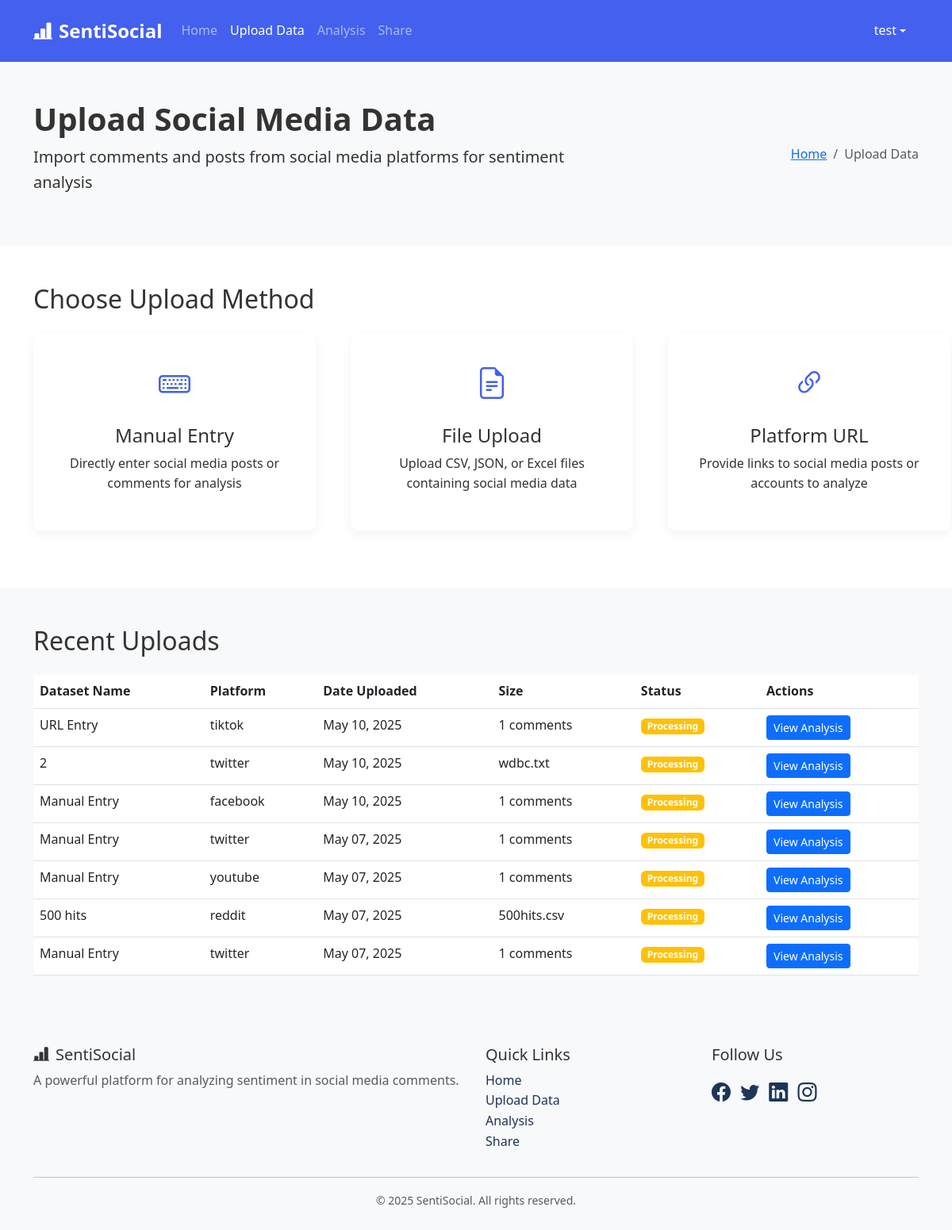
The app's page /upload (signed in) with its own data.
### app/models.py (models this page shows)
class Upload(db.Model):
    id = db.Column(db.String(36), primary_key=True, default=lambda: str(uuid.uuid4()))
    dataset_name = db.Column(db.String(255), nullable=False)
    platform = db.Column(db.String(50), nullable=False)
    file_path = db.Column(db.String(255), nullable=True)
    url = db.Column(db.String(255), nullable=True)
    url_type = db.Column(db.String(50), nullable=True)
    comment_limit = db.Column(db.String(50), nullable=True),
    source = db.Column(db.String(50), nullable=True)
    comments = db.Column(db.Text, nullable=True)
    category = db.Column(db.String(50), nullable=True)
    upload_date = db.Column(db.DateTime, default=datetime.utcnow)
    status = db.Column(db.String(50), default="Processing")

### app/routes.py (the view, shortened to what this page needs)
@main_bp.route('/upload', methods=['GET', 'POST'])
def upload():
    recent_uploads = Upload.query.order_by(Upload.upload_date.desc()).limit(10).all()
    return render_template('upload.html', recent_uploads=recent_uploads)

### app/templates/upload.html (shortened to what this page needs)
<!DOCTYPE html>
<html lang="en">
<head>
    <link href="https://cdn.jsdelivr.net/npm/bootstrap@5.3.0-alpha1/dist/css/bootstrap.min.css" rel="stylesheet">
    <link rel="stylesheet" href="https://cdn.jsdelivr.net/npm/bootstrap-icons@1.10.3/font/bootstrap-icons.css">
    <link rel="stylesheet" href="{{ url_for('static', filename='styles.css') }}">
</head>
<body>
    {% include 'partials/navbar.html' %}
    <header class="bg-light py-5">
        <div class="container">
            <div class="row align-items-center">
                <div class="col-lg-8">
                    <h1 class="fw-bold">Upload Social Media Data</h1>
                    <p class="lead">Import comments and posts from social media platforms for sentiment analysis</p>
                </div>
                <div class="col-lg-4 text-lg-end">
                    <nav aria-label="breadcrumb">
                        <ol class="breadcrumb justify-content-lg-end mb-0">
                            <li class="breadcrumb-item"><a href="index.html">Home</a></li>
                            <li class="breadcrumb-item active" aria-current="page">Upload Data</li>
                        </ol>
                    </nav>
                </div>
            </div>
        </div>
    </header>
    <section class="py-5">
        <div class="container">
            <h2 class="mb-4">Choose Upload Method</h2>
            <div class="row upload-options">
                <div class="col-md-4 mb-4">
                    <div class="upload-option-card text-center h-100" id="manualEntryCard" data-bs-toggle="collapse" data-bs-target="#manualEntryForm" aria-expanded="false">
                        <div class="upload-option-icon">
                            <i class="bi bi-keyboard"></i>
                        </div>
                        <h4>Manual Entry</h4>
                        <p>Directly enter social media posts or comments for analysis</p>
                    </div>
                </div>
                <div class="col-md-4 mb-4">
                    <div class="upload-option-card text-center h-100" id="fileUploadCard" data-bs-toggle="collapse" data-bs-target="#fileUploadForm" aria-expanded="false">
                        <div class="upload-option-icon">
                            <i class="bi bi-file-earmark-text"></i>
                        </div>
                        <h4>File Upload</h4>
                        <p>Upload CSV, JSON, or Excel files containing social media data</p>
                    </div>
                </div>
                <div class="col-md-4 mb-4">
                    <div class="upload-option-card text-center h-100" id="urlEntryCard" data-bs-toggle="collapse" data-bs-target="#urlEntryForm" aria-expanded="false">
                        <div class="upload-option-icon">
                            <i class="bi bi-link-45deg"></i>
                        </div>
                        <h4>Platform URL</h4>
                        <p>Provide links to social media posts or accounts to analyze</p>
                    </div>
                </div>
            </div>
        </div>
    </section>
    <section class="py-5 bg-light">
        <div class="container">
            <h2 class="mb-4">Recent Uploads</h2>
            <div class="table-responsive">
                <table class="table table-hover">
                    <thead>
                        <tr>
                            <th>Dataset Name</th>
                            <th>Platform</th>
                            <th>Date Uploaded</th>
                            <th>Size</th>
                            <th>Status</th>
                            <th>Actions</th>
                        </tr>
                    </thead>
                    <tbody>
                        {% if recent_uploads %}
                            {% for upload in recent_uploads %}
                            <tr>
                                <td>{{ upload.dataset_name }}</td>
                                <td>{{ upload.platform }}</td>
                                <td>{{ upload.upload_date.strftime('%b %d, %Y') }}</td>
                                <td>
                                    {% if upload.file_path %}
                                        {{ upload.file_path.split('/')[-1] }}
                                    {% elif upload.comments %}
                                        {{ upload.comments.count('\n') + 1 }} comments
                                    {% elif upload.url %}
                                        URL data
                                    {% else %}
                                        N/A
                                    {% endif %}
                                </td>
                                <td>
                                    <span class="badge {% if upload.status == 'Completed' %}bg-success{% elif upload.status == 'Processing' %}bg-warning{% else %}bg-danger{% endif %}">
                                        {{ upload.status }}
                                    </span>
                                </td>
                                <td>
                                    <a href="{{ url_for('main.analyze', upload_id=upload.id) }}" class="btn btn-sm btn-primary">View Analysis</a>
                                </td>
                            </tr>
                            {% endfor %}
                        {% else %}
                            <tr>
                                <td colspan="6" class="text-center">No uploads found</td>
                            </tr>
                        {% endif %}
                    </tbody>
                </table>
            </div>
        </div>
    </section>
    {% include 'partials/footer.html' %}
</body>
</html>

### app/static/styles.css (style rules this page uses)
:root { --primary-color: #4361ee; --secondary-color: #3f37c9; --accent-color: #4cc9f0; --dark-color: #1d3557; --light-color: #f8f9fa; --success-color: #4caf50; --warning-color: #ff9800; --danger-color: #f44336; --neutral-color: #6c757d; }
body { font-family: 'Segoe UI', Tahoma, Geneva, Verdana, sans-serif; color: #333; line-height: 1.6; }
.upload-options { display: flex; flex-direction: row; flex-wrap: nowrap; gap: 20px; justify-content: space-between; }
.upload-option-card { background: #fff; border-radius: 10px; box-shadow: 0 5px 15px rgba(0, 0, 0, 0.05); padding: 30px; cursor: pointer; transition: transform 0.3s ease, box-shadow 0.3s ease; }
.upload-option-icon { font-size: 2.5rem; color: var(--primary-color); margin-bottom: 20px; }

### records on screen
Upload: dataset_name "URL Entry", platform "tiktok", upload_date "May 10, 2025", comments "1", status "Processing"
Upload: dataset_name "2", platform "twitter", upload_date "May 10, 2025", file_path "wdbc.txt", status "Processing"
Upload: dataset_name "Manual Entry", platform "facebook", upload_date "May 10, 2025", comments "1", status "Processing"
Upload: dataset_name "Manual Entry", platform "twitter", upload_date "May 07, 2025", comments "1", status "Processing"
Upload: dataset_name "Manual Entry", platform "youtube", upload_date "May 07, 2025", comments "1", status "Processing"
Upload: dataset_name "500 hits", platform "reddit", upload_date "May 07, 2025", file_path "500hits.csv", status "Processing"
Upload: dataset_name "Manual Entry", platform "twitter", upload_date "May 07, 2025", comments "1", status "Processing"

### other values on screen
{{ session['user_name'] }} "test"
